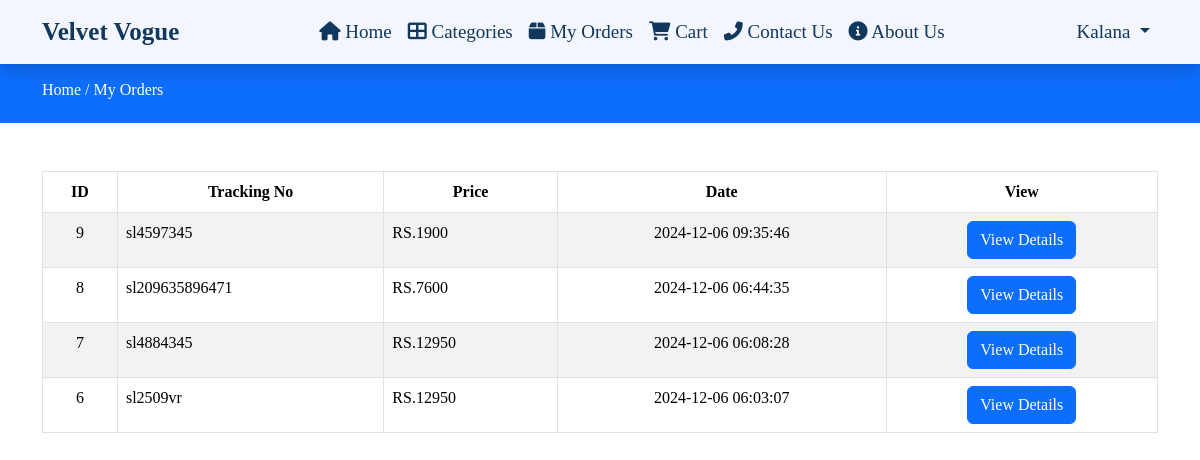
Page /my-orders.php (signed in) on the committed database.
### tables this page shows
CREATE TABLE `orders` (
  `id` int(11) NOT NULL,
  `tracking_no` varchar(191) NOT NULL,
  `user_id` int(191) NOT NULL,
  `name` varchar(191) NOT NULL,
  `email` varchar(191) NOT NULL,
  `phone` varchar(191) NOT NULL,
  `address` mediumtext NOT NULL,
  `pincode` int(191) NOT NULL,
  `total_price` int(191) NOT NULL,
  `payment_mode` varchar(191) NOT NULL,
  `payment_id` varchar(191) DEFAULT NULL,
  `status` tinyint(4) NOT NULL DEFAULT 0,
  `comments` varchar(256) DEFAULT NULL,
  `created_at` timestamp NOT NULL DEFAULT current_timestamp()
);

### functions/userfunctions.php (called while the page is built, shortened)
<?php
include('config/dbcon.php');
function getOrders()
{
    global $con;
    $userId = $_SESSION['auth_user']['user_id'];
    $query = "SELECT * FROM orders WHERE user_id='$userId' ORDER BY id DESC";
    return mysqli_query($con, $query);
}
?>

### my-orders.php (the view, shortened to what this page needs)
<?php
include('functions/userfunctions.php');
include('includes/header.php');
?>
<div class="py-3 bg-primary">
   <div class="container">
      <h6 class="text-white">
         <a href="index.php" class="text-white">
            Home /
         </a>
         <a href="my-orders.php" class="text-white">
            My Orders
         </a>
      </h6>
   </div>
</div>
<div class="py-5">
    <div class="container">
      <div class="">
        <div class="row">
            <div class="col-md-12">
               <table class="table table-bordered table-striped">
                  <thead class="text-center">
                     <tr>
                        <th>ID</th>
                        <th>Tracking No</th>
                        <th>Price</th>
                        <th>Date</th>
                        <th>View</th>
                     </tr>
                  </thead>
                  <tbody>
                     <?php
                        $orders = getOrders();
                        if(mysqli_num_rows($orders) > 0)
                        {
                           foreach ($orders as $item) {
                           ?>
                              <tr>
                                 <td class="text-center"><?= $item['id']; ?></td>
                                 <td><?= $item['tracking_no']; ?></td>
                                 <td>RS.<?= $item['total_price']; ?></td>
                                 <td class="text-center"><?= $item['created_at']; ?></td>
                                 <td class="text-center">
                                    <a href="view-order.php?t=<?= $item['tracking_no']; ?>" class="btn btn-primary">View Details</a>
                                 </td>
                              </tr>
                           <?php
                           }
                        }
                        else
                        {
                           ?>
                              <tr>
                                 <td colspan="5">No orders yet</td>
                              </tr>
                           <?php
                        }
                     ?>
                  </tbody>
               </table>
            </div>
        </div>
      </div>
    </div>
</div>
<?php include('includes/footer.php'); ?>

### assets/css/custom.css (style rules this page uses)
* { font-family: calibri; }
a { text-decoration: none; }

### my-orders.php (style rules this page uses)
a { text-decoration: none; }

### rows in the picture
orders: id "9", tracking_no "sl4597345", total_price "1900", created_at "2024-12-06 09:35:46"
orders: id "8", tracking_no "sl209635896471", total_price "7600", created_at "2024-12-06 06:44:35"
orders: id "7", tracking_no "sl4884345", total_price "12950", created_at "2024-12-06 06:08:28"
orders: id "6", tracking_no "sl2509vr", total_price "12950", created_at "2024-12-06 06:03:07"

### other values in the picture
$_SESSION['auth_user']['name'] "Kalana"
